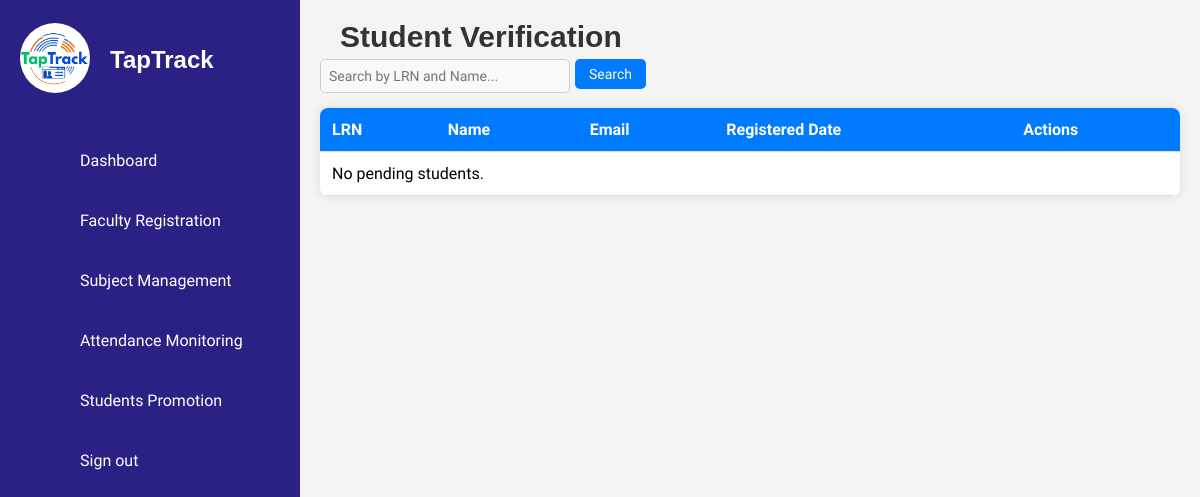
Page /student_verification.php on the earlier database version.
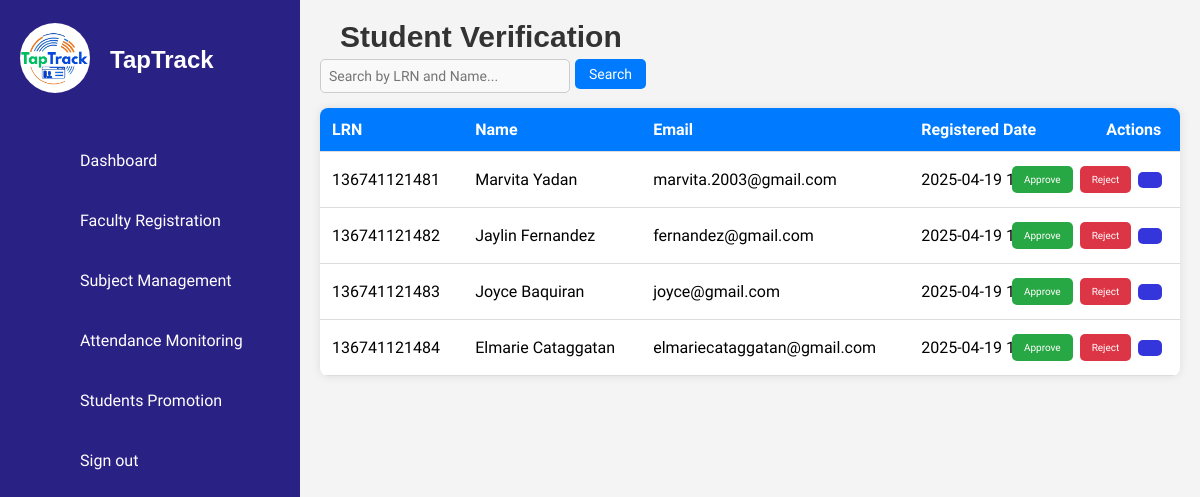
Same page on the later database version.
### tables this page shows
CREATE TABLE `pending_students` (
  `id` int(11) NOT NULL,
  `first_name` varchar(50) NOT NULL,
  `middle_name` varchar(50) DEFAULT NULL,
  `last_name` varchar(50) NOT NULL,
  `lrn` varchar(12) NOT NULL,
  `date_of_birth` date NOT NULL,
  `gender` enum('Male','Female') NOT NULL,
  `citizenship` varchar(50) NOT NULL,
  `address` text NOT NULL,
  `contact_number` varchar(15) NOT NULL,
  `email` varchar(100) NOT NULL,
  `section` varchar(50) NOT NULL,
  `school_year` varchar(9) NOT NULL,
  `grade_level` varchar(20) DEFAULT NULL,
  `student_type` varchar(20) NOT NULL,
  `guardian_name` varchar(100) NOT NULL,
  `guardian_contact` varchar(15) NOT NULL,
  `guardian_address` varchar(250) NOT NULL,
  `guardian_relationship` varchar(50) NOT NULL,
  `elementary_school` varchar(100) NOT NULL,
  `year_graduated` year(4) NOT NULL,
  `birth_certificate` varchar(255) DEFAULT NULL,
  `id_photo` varchar(255) DEFAULT NULL,
  `good_moral` varchar(255) DEFAULT NULL,
  `student_signature` varchar(255) DEFAULT NULL,
  `created_at` timestamp NOT NULL DEFAULT current_timestamp()
);

### student_verification.php (the view, shortened to what this page needs)
<?php
include 'db_connection.php';
$sql = "SELECT * FROM pending_students";
$result = $conn->query($sql);
?>
<!DOCTYPE html>
<html lang="en">
<head>
    <link rel="stylesheet" href="assets/css/style.css">
    <link rel="stylesheet" href="assets/css/verification.css">
</head>
<body>
    <?php include('sidebar.php'); ?>
<div class="main-content">
    <h2>Student Verification</h2>
    <div class="search-containers">
    <input type="text" id="searchInput" placeholder="Search by LRN and Name...">
    <button onclick="searchStudent()">Search</button>
</div>
    <table class="student-table">
        <thead>
            <tr>
                <th>LRN</th>
                <th>Name</th>
                <th>Email</th>
                <th>Registered Date</th>
                <th>Actions</th>
            </tr>
        </thead>
        <tbody id="studentTableBody">
    <?php
    if ($result->num_rows > 0) {
        while ($row = $result->fetch_assoc()) {
            echo "<tr>";
            echo "<td>" . $row['lrn'] . "</td>";
            echo "<td>" . $row['first_name'] . " " . $row['last_name'] . "</td>";
            echo "<td>" . $row['email'] . "</td>";
            echo "<td>" . $row['created_at'] . "</td>";
            echo "<td>
                <div class='action-buttons'>
                    <button class='approve-btn' onclick='approveStudent(" . $row['id'] . ")'>Approve</button>
                    <button class='reject-btn' onclick='rejectStudent(" . $row['id'] . ")'>Reject</button>
                    <button class='view-btn' onclick='viewStudent(" . json_encode($row) . ")'>
                        <ion-icon name='eye-outline'></ion-icon>
                    </button>
                </div>
            </td>";
            echo "</tr>";
        }
    } else {
        echo "<tr><td colspan='5'>No pending students.</td></tr>";
    }
    ?>
</tbody>
        </table>
</div>
</body>
</html>

### sidebar.php (shortened to what this page needs)
<?php
$userRole = $_SESSION['user_role'] ?? '';
?>
<div class="container">
    <div class="navigation">
        <ul>
            <li class="brand-logo">
                <a href="#">
                    <div class="logo-container">
                        <img src="assets/imgs/logo.png">
                    </div>
                    <span class="title">TapTrack</span>
                </a>
            </li>
            <?php if ($userRole !== 'counselor'): ?>
                <li>
                    <a href="dashboard.php">
                        <span class="icon"><ion-icon name="home-outline"></ion-icon></span>
                        <span class="title">Dashboard</span>
                    </a>
                </li>
            <?php endif; ?>
            <?php if ($userRole !== 'counselor'): ?>
                <li>
                    <a href="faculty_registration.php">
                        <span class="icon"><ion-icon name="school-outline"></ion-icon></span>
                        <span class="title">Faculty Registration</span>
                    </a>
                </li>
                <li>
                    <a href="subject_management.php">
                        <span class="icon"><ion-icon name="library-outline"></ion-icon></span>
                        <span class="title">Subject Management</span>
                    </a>
                </li>
                <li>
                    <a href="attendance_monitoring.html">
                        <span class="icon"><ion-icon name="stats-chart-outline"></ion-icon></span>
                        <span class="title">Attendance Monitoring</span>
                    </a>
                </li>
                <li>
                    <a href="student_promotion.php">
                        <span class="icon"><ion-icon name="ribbon-outline"></ion-icon></span>
                        <span class="title">Students Promotion</span>
                    </a>
                </li>
            <?php endif; ?>
            <li>
                <a href="index.php">
                    <span class="icon"><ion-icon name="log-in-outline"></ion-icon></span>
                    <span class="title">Sign out</span>
                </a>
            </li>
        </ul>
    </div>
</div>

### assets/css/style.css (style rules this page uses)
* { font-family: 'Ubuntu', sans-serif; margin: 0; padding: 0; box-sizing: border-box; }
:root { --blue: #2a2185; --white: #fff; --gray: #f5f5f5; --black1: #222; --black2: #999; }
body { min-height: 100vh; overflow-x: hidden; }
.container { position: relative; width: 100%; }
.navigation { position: fixed; width: 300px; height: 100%; background: var(--blue); border-left: 10px solid var(--blue); transition: 0.5s; overflow: hidden; overflow-y: auto; scrollbar-width: none; -ms-overflow-style: none; }
.navigation ul { position: absolute; top: 0; left: 0; width: 100%; }
.navigation ul li { position: relative; width: 100%; list-style: none; border-top-left-radius: 30px; border-bottom-left-radius: 30px; }
.navigation ul li:nth-child(1) { margin-bottom: 40px; pointer-events: none; text-align: center; }
.navigation ul li a { display: flex; align-items: center; text-decoration: none; color: var(--white); height: 60px; }
.navigation ul li a .icon { min-width: 60px; height: 60px; display: flex; align-items: center; justify-content: center; }
.navigation ul li a .title { display: flex; align-items: center; padding-left: 10px; white-space: nowrap; }
.logo-container img { width: 70px; height: 70px; border-radius: 50%; object-fit: cover; }
.brand-logo { display: flex; align-items: center; justify-content: start; padding-left: 10px; padding-top: 30px; }
.brand-logo .title { font-size: 1.5rem; font-weight: 600; font-family: 'Poppins', sans-serif; color: var(--white); margin-left: 10px; white-space: nowrap; }
.main-content { margin-left: 300px; padding: 20px; background-color: #f4f4f4; min-height: 100vh; overflow-x: hidden; width: calc(100% - 300px); }
.main-content h2 { text-align: left; margin-left: 20px; font-family: 'Arial', sans-serif; font-weight: 600; color: #333; font-size: 30px; }
.search-containers { display: flex; justify-content: flex-start; align-items: center; gap: 5px; margin-bottom: 15px; }
.search-containers input { width: 250px; padding: 8px; border: 1px solid #ccc; border-radius: 5px; font-size: 14px; }
.search-containers button { padding: 7px 14px; background-color: #007bff; color: white; border: none; border-radius: 5px; cursor: pointer; font-size: 14px; }
.student-table { width: 100%; border-collapse: collapse; background: white; border-radius: 8px; overflow: hidden; box-shadow: 0 0 10px rgba(0, 0, 0, 0.1); }
.student-table td { text-align: center; vertical-align: middle; padding: 10px; }
.student-table td button { display: inline-flex; padding: 8px 12px; margin: 2px; border: none; border-radius: 5px; font-size: 10px; cursor: pointer; transition: 0.3s; }
.student-table th, .student-table td { padding: 12px; text-align: left; border-bottom: 1px solid #ddd; }
.student-table th { background-color: #007bff; color: white; }
.action-buttons { display: flex; justify-content: center; align-items: center; gap: 3px; margin-left: -100px; }
.action-buttons button { display: flex; align-items: center; justify-content: center; padding: 4px 6px; border: none; border-radius: 5px; font-size: 14px; cursor: pointer; transition: 0.3s; }
.approve-btn { background-color: #28a745; color: white; }
.reject-btn { background-color: #dc3545; color: white; }
.view-btn { background-color: #007bff; color: white; padding: 4px 6px; display: flex; align-items: center; justify-content: center; gap: 5px; }
.view-btn { background-color: #007bff; color: white; padding: 8px 12px; display: inline-flex; align-items: center; justify-content: center; gap: 5px; }
.view-btn { padding: 8px 16px; border: none; border-radius: 5px; cursor: pointer; font-size: 14px; background-color: #3535dc; color: white; font-weight: bold; transition: 0.3s; }

### assets/css/verification.css (style rules this page uses)
h2 { text-align: left; margin-left: 20px; font-family: 'Arial', sans-serif; font-weight: 600; color: #333; }
input, select { padding: 12px; margin-top: 5px; border: 1px solid #bbb; border-radius: 5px; width: 100%; font-size: 15px; background-color: #f9f9f9; }

Differences in the rows shown:
added pending_students: lrn "136741121481", first_name "Marvita", last_name "Yadan", email "marvita.2003@gmail.com", created_at "2025-04-19 19:21:48"
added pending_students: lrn "136741121482", first_name "Jaylin", last_name "Fernandez", email "fernandez@gmail.com", created_at "2025-04-19 19:25:12"
added pending_students: lrn "136741121483", first_name "Joyce", last_name "Baquiran", email "joyce@gmail.com", created_at "2025-04-19 19:28:12"
added pending_students: lrn "136741121484", first_name "Elmarie", last_name "Cataggatan", email "elmariecataggatan@gmail.com", created_at "2025-04-19 19:31:50"
Other differences:
text no longer shown: "No pending students."
